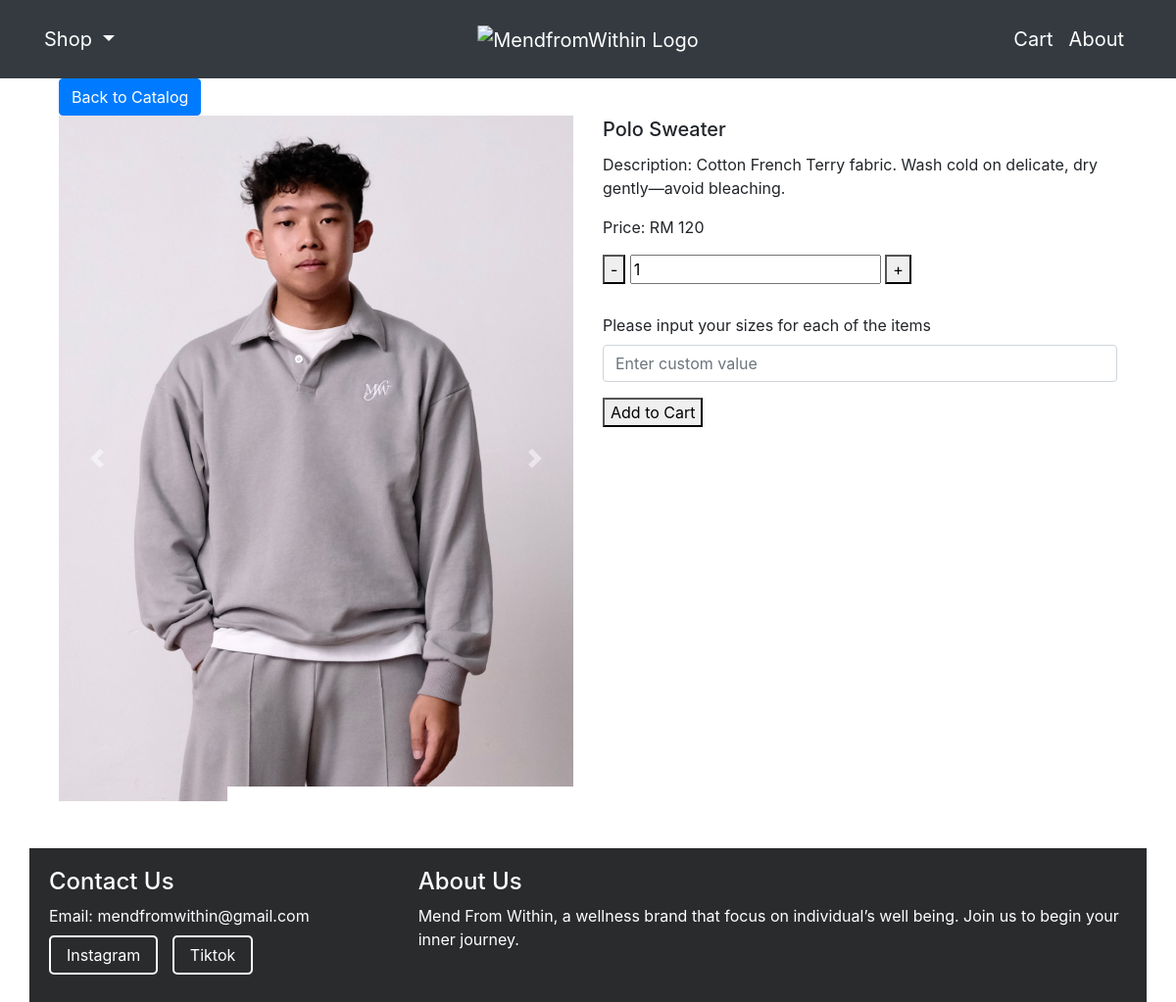
The app's page /product/Polo Sweater/ with its own data.
### main/models.py (models this page shows, shortened)
class ItemImage(models.Model):
    item = models.ForeignKey(Item, on_delete=models.CASCADE)
    image = models.ImageField(upload_to="images")

class Item(models.Model):
    category = models.CharField(max_length=100)
    name = models.CharField(max_length=100)
    description = models.TextField(blank=True)
    stock = models.IntegerField(blank=True, null=True)  # Using null=True for integer fields with blank option
    price = models.IntegerField()

### main/views.py (the view)
# urls.py: path("product/<str:name>/", views.product_info, name="product_info"),
def product_info(request, name):
    item = Item.objects.get(name=name)
    context = {
        "item": item,
    }
    return render(request, "main/product_info.html", context)

### main/templates/main/product_info.html (shortened to what this page needs)
{% extends "main/base.html" %}
{% load static %}
{% block body %}
    <div class="container">
        <div class="row">
            <div class="col-md-6">
                <button class="btn btn-primary" onclick="window.location.href='{% url 'product_catalog' category=item.category %}'">Back to Catalog</button>
                <div id="itemCarousel" class="carousel slide" data-ride="carousel">
                    <div class="carousel-inner">
                        {% for image in item.itemimage_set.all %}
                            <div class="carousel-item {% if forloop.first %}active{% endif %}">
                                <img src="{{ image.image.url }}" class="d-block w-100" alt="Item Image">
                            </div>
                        {% endfor %}
                    </div>
                    <a class="carousel-control-prev" href="#itemCarousel" role="button" data-slide="prev">
                        <span class="carousel-control-prev-icon" aria-hidden="true"></span>
                    </a>
                    <a class="carousel-control-next" href="#itemCarousel" role="button" data-slide="next">
                        <span class="carousel-control-next-icon" aria-hidden="true"></span>
                    </a>
                </div>
            </div>
            <div class="col-md-6">
                <h5 class="card-title" style="margin-top: 40px;">
                    {% if item.category == 'bundle' %}
                        {% if item.name == 'The_Perfect_Date_Bundle' %}
                            The Perfect Date Bundle
                        {% elif item.name == 'For You and I"Bundle' %}
                            For You and I Bundle
                        {% elif item.name == 'All_about_love_Bundle' %}
                            All about love Bundle
                        {% else %}
                            {{ item.name }}
                        {% endif %}
                    {% else %}
                        {{ item.name }}
                    {% endif %}
                </h5>
                <p>Description: {{ item.description }}</p>
                <p>Price: RM {{ item.price }}</p>
                <div>
                    <button id="decrement">-</button>
                    <input type="number" id="quantity" value="1" min="1">
                    <button id="increment">+</button>
                </div>
                <div class="form-group" style="margin-top: 30px;">
                    <label for="customInput">Please input your sizes for each of the items</label>
                    <input type="text" class="form-control" id="customInput" placeholder="Enter custom value">
                </div>
                <button id="addToCart">Add to Cart</button>
            </div>
        </div>
    </div>
{% endblock %}

### records on screen
ItemImage: image (picture)
Item: name "Polo Sweater", description "Cotton French Terry fabric. Wash cold on delicate, dry gently—avoid bleaching.", price "120"
